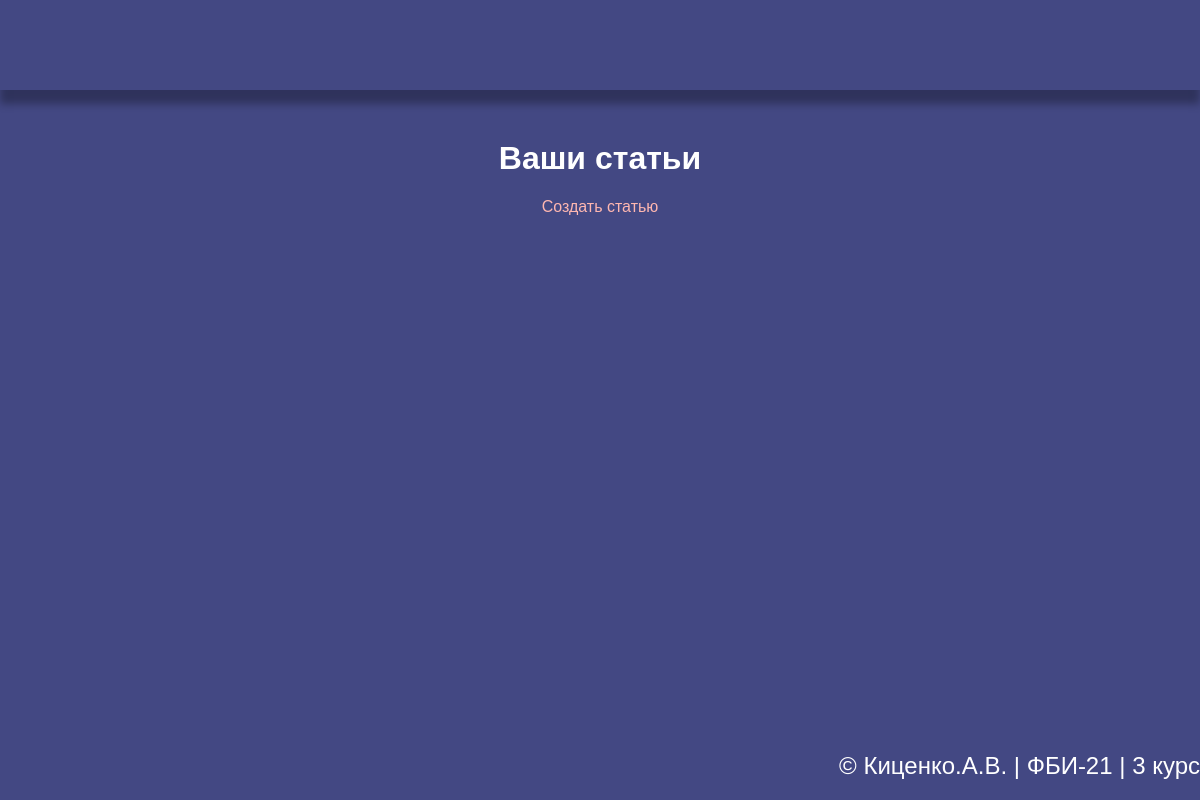
The page /lab8/articles/ (signed in) on the database as committed earlier.
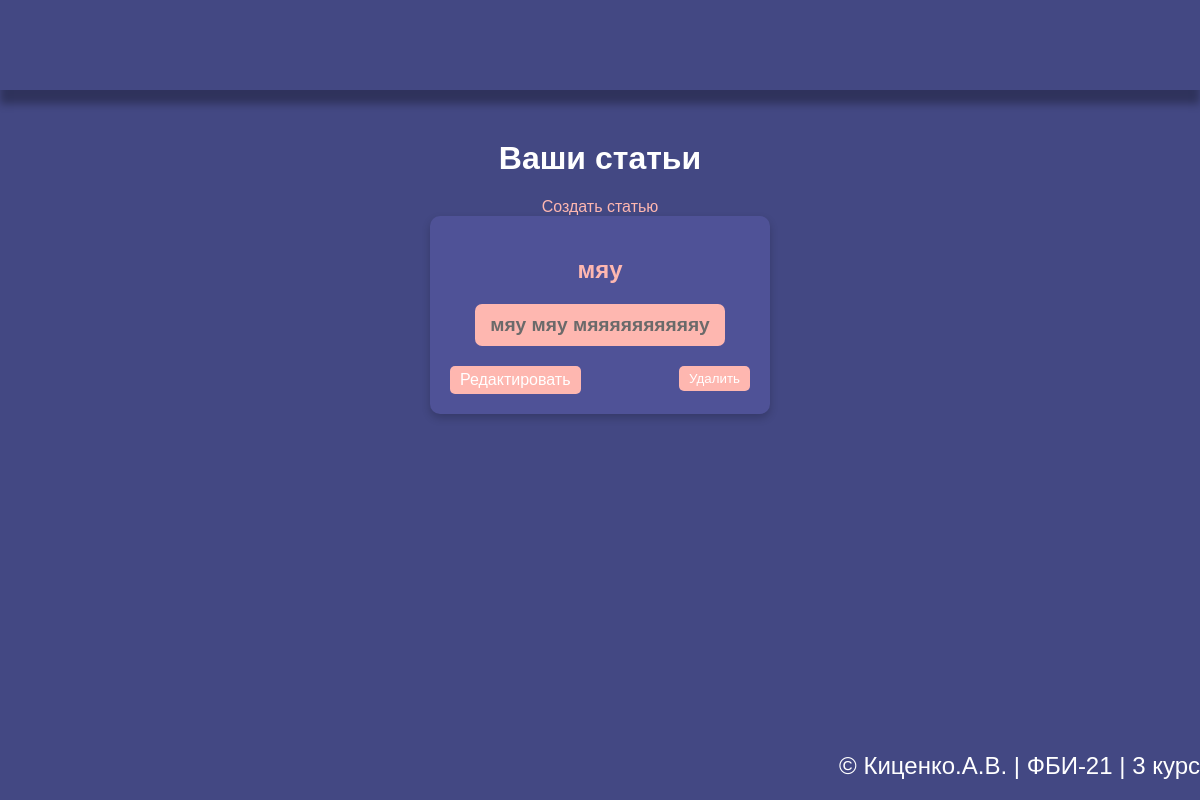
The same page on the database as committed later.
### db/models.py (models this page shows)
class Articles(db.Model):
    id = db.Column(db.Integer, primary_key=True)
    login_id = db.Column(db.Integer, db.ForeignKey('users.id'))
    title = db.Column(db.String(50), nullable=False)
    article_text = db.Column(db.Text, nullable=False)
    is_favorite = db.Column(db.Boolean)
    is_public = db.Column(db.Boolean)
    likes = db.Column(db.Integer)

### lab8.py (the view)
@lab8.route('/lab8/articles/')
@login_required
def articles():
    articles_list = Articles.query.filter_by(login_id=current_user.id).all()
    return render_template('lab8/articles.html', articles=articles_list, login=current_user.login)

### app.py (called while the page is built)
@login_manager.user_loader
def load_user(user_id):
    return Users.query.get(int(user_id))

### templates/lab8/articles.html (shortened to what this page needs)
{% extends "base.html" %}
{% block content %}
    <h1>Ваши статьи</h1>
    <a href="{{ url_for('lab8.create_article') }}">Создать статью</a>
    <div class="article-container">
        {% for article in articles %}
            <div class="article">
                <h2>{{ article.title }}</h2>
                <p>{{ article.article_text }}</p>
                <div class="actions">
                    <a href="{{ url_for('lab8.edit_article', article_id=article.id) }}">Редактировать</a>
                    <form action="{{ url_for('lab8.delete_article', article_id=article.id) }}" method="post">
                        <button type="submit" onclick="return confirm('Вы уверены, что хотите удалить статью?');">Удалить</button>
                    </form>
                </div>
            </div>
        {% endfor %}
    </div>
{% endblock %}

### templates/base.html (shortened to what this page needs)
<!doctype html>
<html lang="ru">
<head>
    <link rel="stylesheet" href="{{ url_for('static', filename='lab1/ex.css') }}">
</head>
<body>
    <header></header>
    <main>
        {% block content %}{% endblock %}
    </main>
    <footer>&copy; Киценко.А.В. | ФБИ-21 | 3 курс</footer>
</body>
</html>

### static/lab1/ex.css (style rules this page uses)
body { background-color: #6b6a6a; font-family: Arial, sans-serif; margin: 0; padding: 0; display: flex; flex-direction: column; min-height: 100vh; }
header { text-align: left; }
header, footer { background-color: #4d4c4c; color: white; padding: 20px 0; font-size: 1.5em; }
main { flex-grow: 1; padding: 20px; text-align: center; }
p { background-color: #feb7b0; color: #6b6a6a; border-radius: 7px; transition: box-shadow 0.5s ease; padding: 10px 15px; margin: 20px auto; width: fit-content; font-size: 1.2em; font-weight: bold; cursor: pointer; box-shadow: none; }
a { text-decoration: none; color: white; }
footer { text-align: right; }

### templates/lab8/articles.html (style rules this page uses)
body { background-color: #434883; color: white; font-family: Arial, sans-serif; margin: 0; padding: 0; }
footer,header { background-color: #434883; }
header { box-shadow: 0px 14px 8px #0000004d; height: 50px; }
h1 { text-align: center; color: white; margin-top: 30px; }
a { color: #feb7b0; text-decoration: none; }
.article-container { display: flex; flex-wrap: wrap; gap: 20px; justify-content: center; }
.article { background-color: #4f5297; color: white; padding: 20px; border-radius: 10px; box-shadow: 0 4px 8px rgba(0, 0, 0, 0.2); width: 300px; }
.article h2 { text-align: center; color: #feb7b0; }
.article p { text-align: justify; }
.actions { display: flex; justify-content: space-between; margin-top: 10px; }
.actions a, .actions button { color: white; background-color: #feb7b0; border: none; padding: 5px 10px; border-radius: 5px; text-decoration: none; }

Rows that differ between the two databases and show on the page:
added Articles: title "мяу", article_text "мяу мяу мяяяяяяяяяяу"
